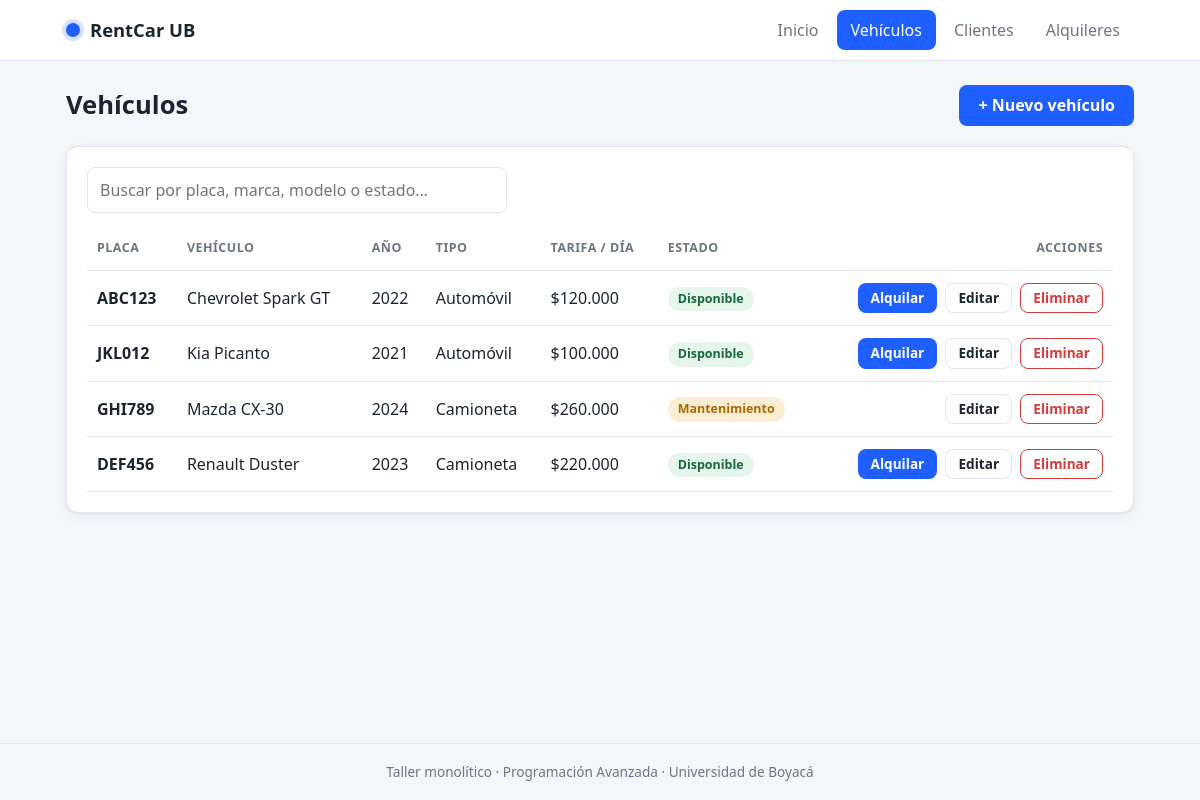
The page /index.php?c=vehiculo on the database its author committed.
### tables this page shows
CREATE TABLE vehiculos (
    id            INT AUTO_INCREMENT PRIMARY KEY,
    placa         VARCHAR(10)  NOT NULL UNIQUE,
    marca         VARCHAR(50)  NOT NULL,
    modelo        VARCHAR(50)  NOT NULL,
    anio          SMALLINT     NOT NULL,
    tipo          VARCHAR(30)  NOT NULL,
    tarifa_diaria DECIMAL(10,2) NOT NULL,
    estado        ENUM('disponible','alquilado','mantenimiento') NOT NULL DEFAULT 'disponible'
);

### core/Controller.php (called while the page is built, shortened)
<?php
abstract class Controller
{
    protected function render(string $vista, array $datos = []): void
    {
        extract($datos);
        $archivo = __DIR__ . '/../app/views/' . $vista . '.php';
        require __DIR__ . '/../app/views/layout/header.php';
        require $archivo;
        require __DIR__ . '/../app/views/layout/footer.php';
    }
}

### app/controllers/VehiculoController.php (called while the page is built, shortened)
<?php
class VehiculoController extends Controller
{
    private Vehiculo $modelo;
    public function __construct()
    {
        $this->modelo = new Vehiculo();
    }
    public function index(): void
    {
        $this->render('vehiculos/index', [
            'titulo'    => 'Vehículos',
            'vehiculos' => $this->modelo->todos(),
        ]);
    }
}

### index.php (called while the page is built, shortened)
<?php
function e($valor): string
{
    return htmlspecialchars((string)$valor, ENT_QUOTES, 'UTF-8');
}
function dinero($valor): string
{
    return '$' . number_format((float)$valor, 0, ',', '.');
}
$accion      = $_GET['a'] ?? 'index';
$obj   = new $clase();
try {
    $obj->$accion();
} catch (PDOException $ex) {
    http_response_code(500);
    echo '<h3>Error de base de datos</h3><p>Verifica que importaste database.sql y la configuración en config/config.php.</p>';
}

### config/config.php (called while the page is built)
<?php
return [
    'db' => [
        'host'    => 'localhost',
        'name'    => 'alquiler_vehiculos',
        'user'    => 'root',
        'pass'    => '',
        'charset' => 'utf8mb4',
    ],
    'app' => [
        'nombre' => 'RentCar UB',
    ],
];

### app/models/Vehiculo.php (called while the page is built, shortened)
<?php
class Vehiculo extends Model
{
    public function todos(): array
    {
        return $this->db->query('SELECT * FROM vehiculos ORDER BY marca, modelo')->fetchAll();
    }
}

### app/views/vehiculos/index.php (the view, shortened to what this page needs)
<div class="page-head">
    <h1>Vehículos</h1>
    <a class="btn btn--primary" href="index.php?c=vehiculo&a=nuevo">+ Nuevo vehículo</a>
</div>
<div class="card">
    <input type="search" class="input input--search" placeholder="Buscar por placa, marca, modelo o estado…"
           data-filtro="tabla-vehiculos" aria-label="Buscar vehículos">
    <div class="table-wrap">
    <table class="table" id="tabla-vehiculos">
        <thead>
            <tr><th>Placa</th><th>Vehículo</th><th>Año</th><th>Tipo</th><th>Tarifa / día</th><th>Estado</th><th class="right">Acciones</th></tr>
        </thead>
        <tbody>
        <?php foreach ($vehiculos as $v): ?>
            <tr>
                <td><strong><?= e($v['placa']) ?></strong></td>
                <td><?= e($v['marca'] . ' ' . $v['modelo']) ?></td>
                <td><?= (int)$v['anio'] ?></td>
                <td><?= e($v['tipo']) ?></td>
                <td><?= dinero($v['tarifa_diaria']) ?></td>
                <td><span class="badge badge--<?= e($v['estado']) ?>"><?= e($v['estado']) ?></span></td>
                <td class="right actions">
                    <?php if ($v['estado'] === 'disponible'): ?>
                        <a class="btn btn--small" href="index.php?c=alquiler&a=nuevo&vehiculo=<?= (int)$v['id'] ?>">Alquilar</a>
                    <?php endif; ?>
                    <a class="btn btn--small btn--ghost" href="index.php?c=vehiculo&a=editar&id=<?= (int)$v['id'] ?>">Editar</a>
                    <form method="post" action="index.php?c=vehiculo&a=eliminar" data-confirmar="¿Eliminar el vehículo <?= e($v['placa']) ?>?">
                        <button class="btn btn--small btn--danger" type="submit">Eliminar</button>
                    </form>
                </td>
            </tr>
        <?php endforeach; ?>
        </tbody>
    </table>
    </div>
</div>

### app/views/layout/header.php (shortened to what this page needs)
<?php
$cfg    = require __DIR__ . '/../../../config/config.php';
$activo = $_GET['c'] ?? 'home';
$menu = [
    'home'     => 'Inicio',
    'vehiculo' => 'Vehículos',
    'cliente'  => 'Clientes',
    'alquiler' => 'Alquileres',
];
?>
<!DOCTYPE html>
<html lang="es">
<head>
    <link rel="stylesheet" href="public/css/style.css">
</head>
<body>
<header class="topbar">
    <div class="topbar__inner">
        <a class="brand" href="index.php"><span class="brand__dot"></span><?= e($cfg['app']['nombre']) ?></a>
        <nav class="nav">
            <?php foreach ($menu as $clave => $texto): ?>
                <a href="index.php?c=<?= $clave ?>" class="<?= $activo === $clave ? 'is-active' : '' ?>"><?= $texto ?></a>
            <?php endforeach; ?>
        </nav>
    </div>
</header>
<main class="container">

### app/views/layout/footer.php (shortened to what this page needs)
</main>
<footer class="footer">
    Taller monolítico · Programación Avanzada · Universidad de Boyacá
</footer>
</body>
</html>

### public/css/style.css (style rules this page uses)
:root { --bg: #f4f6fa; --surface: #ffffff; --text: #1c2433; --muted: #6b7587; --line: #e2e6ee; --primary: #1f5eff; --primary-dark: #1647c4; --danger: #d63b3b; --ok-bg: #e6f6ec; --ok-fg: #17673a; --err-bg: #fdeaea; --err-fg: #9b2121; --radius: 12px; --shadow: 0 1px 2px rgba(20, 30, 60, .06), 0 4px 14px rgba(20, 30, 60, .05); }
*, *::before, *::after { box-sizing: border-box; }
body { margin: 0; background: var(--bg); color: var(--text); font: 16px/1.5 system-ui, -apple-system, "Segoe UI", Roboto, sans-serif; min-height: 100vh; display: flex; flex-direction: column; }
a { color: var(--primary); text-decoration: none; }
h1 { font-size: 1.6rem; margin: 0; }
.topbar { background: var(--surface); border-bottom: 1px solid var(--line); position: sticky; top: 0; z-index: 10; }
.topbar__inner { max-width: 1100px; margin: 0 auto; padding: 0 16px; display: flex; align-items: center; justify-content: space-between; gap: 16px; min-height: 60px; flex-wrap: wrap; }
.brand { display: flex; align-items: center; gap: 10px; font-weight: 700; font-size: 1.15rem; color: var(--text); }
.brand__dot { width: 14px; height: 14px; border-radius: 50%; background: var(--primary); box-shadow: 0 0 0 4px rgba(31, 94, 255, .18); }
.nav { display: flex; gap: 4px; flex-wrap: wrap; }
.nav a { color: var(--muted); padding: 8px 14px; border-radius: 8px; font-weight: 500; }
.nav a.is-active { background: var(--primary); color: #fff; }
.container { width: 100%; max-width: 1100px; margin: 0 auto; padding: 24px 16px 40px; flex: 1; }
.footer { text-align: center; color: var(--muted); font-size: .85rem; padding: 18px 16px; border-top: 1px solid var(--line); }
.page-head { display: flex; align-items: center; justify-content: space-between; gap: 12px; margin-bottom: 20px; flex-wrap: wrap; }
.card { background: var(--surface); border: 1px solid var(--line); border-radius: var(--radius); box-shadow: var(--shadow); padding: 20px; margin-bottom: 20px; }
.right { text-align: right; }
.btn { display: inline-block; border: 1px solid transparent; border-radius: 8px; padding: 10px 18px; font: inherit; font-weight: 600; cursor: pointer; background: var(--primary); color: #fff; line-height: 1.2; }
.btn--primary { background: var(--primary); }
.btn--ghost { background: transparent; color: var(--text); border-color: var(--line); }
.btn--danger { background: transparent; color: var(--danger); border-color: var(--danger); }
.btn--small { padding: 6px 12px; font-size: .85rem; }
.table-wrap { overflow-x: auto; }
.table { width: 100%; border-collapse: collapse; }
.table th, .table td { padding: 12px 10px; text-align: left; border-bottom: 1px solid var(--line); vertical-align: middle; }
.table th.right, .table td.right { text-align: right; }
.table th { font-size: .78rem; text-transform: uppercase; letter-spacing: .04em; color: var(--muted); }
.actions { white-space: nowrap; }
.actions form { display: inline; }
.actions .btn + .btn, .actions .btn + form, .actions form + .btn { margin-left: 4px; }
.badge { display: inline-block; padding: 3px 10px; border-radius: 999px; font-size: .78rem; font-weight: 600; text-transform: capitalize; }
.badge--disponible, .badge--finalizado { background: var(--ok-bg); color: var(--ok-fg); }
.badge--mantenimiento { background: rgba(230, 160, 20, .18); color: #a86a00; }
.input { width: 100%; padding: 10px 12px; border: 1px solid var(--line); border-radius: 8px; font: inherit; background: var(--surface); color: var(--text); }
.input--search { margin-bottom: 14px; max-width: 420px; }

### rows shown on the page
vehiculos: placa "ABC123", marca+modelo "Chevrolet Spark GT", anio "2022", tipo "Automóvil", tarifa_diaria "$120.000", estado "Disponible"
vehiculos: placa "JKL012", marca+modelo "Kia Picanto", anio "2021", tipo "Automóvil", tarifa_diaria "$100.000", estado "Disponible"
vehiculos: placa "GHI789", marca+modelo "Mazda CX-30", anio "2024", tipo "Camioneta", tarifa_diaria "$260.000", estado "Mantenimiento"
vehiculos: placa "DEF456", marca+modelo "Renault Duster", anio "2023", tipo "Camioneta", tarifa_diaria "$220.000", estado "Disponible"

### other values the page prints
$cfg['app']['nombre'] "RentCar UB"
$texto "Inicio"
$texto "Vehículos"
$texto "Clientes"
$texto "Alquileres"
